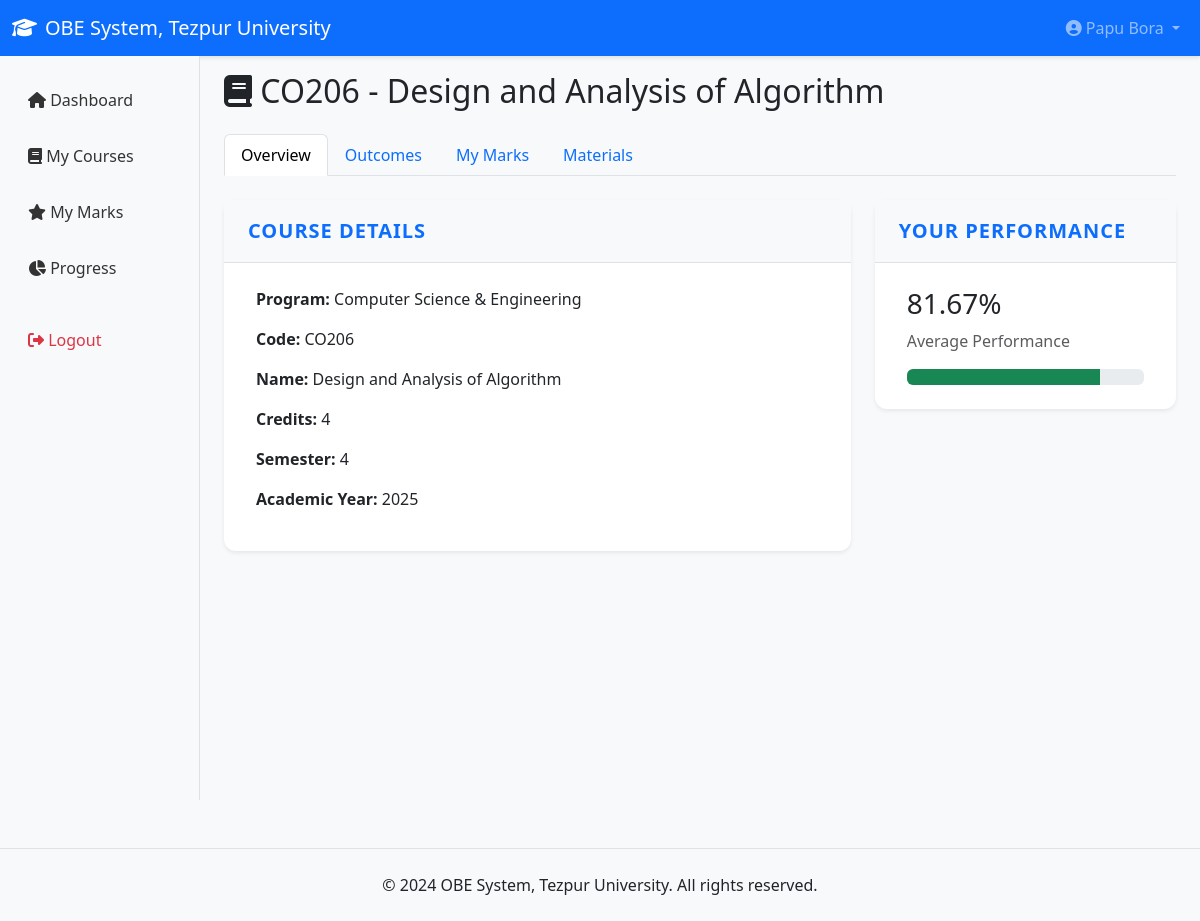
Page /student/course-detail.php?id=130 (signed in) on the committed database.
### tables this page shows
CREATE TABLE `courses` (
  `id` int(11) NOT NULL,
  `program_id` int(11) NOT NULL,
  `code` varchar(20) NOT NULL,
  `name` varchar(200) NOT NULL,
  `credits` int(11) DEFAULT 4,
  `semester` int(11) NOT NULL,
  `faculty_id` int(11) DEFAULT NULL,
  `academic_year` varchar(20) DEFAULT NULL,
  `created_at` timestamp NOT NULL DEFAULT current_timestamp()
);

CREATE TABLE `programs` (
  `id` int(11) NOT NULL,
  `code` varchar(20) NOT NULL,
  `name` varchar(100) NOT NULL,
  `department` varchar(100) DEFAULT NULL,
  `duration` int(11) DEFAULT 4,
  `created_at` timestamp NOT NULL DEFAULT current_timestamp()
);

### includes/db.php (called while the page is built, shortened)
<?php
class Database {
    private $conn;
    public function __construct() {
        $this->conn = new mysqli(DB_HOST, DB_USER, DB_PASS, DB_NAME);
        $this->conn->set_charset("utf8mb4");
    }
    public function prepare($sql) {
        return $this->conn->prepare($sql);
    }
}
function getDB() {
    static $db = null;
    if (!$db) {
        $db = new Database();
    }
    return $db;
}
?>

### student/course-detail.php (the view, shortened to what this page needs)
<?php
require_once '../includes/db.php';
$db = getDB();
$user_id = $_SESSION['user_id'];
$course_id = isset($_GET['id']) ? intval($_GET['id']) : 0;
$stmt = $db->prepare("SELECT c.*, p.name as prog_name FROM enrollments e
                     JOIN courses c ON e.course_id = c.id
                     JOIN programs p ON c.program_id = p.id
                     WHERE c.id = ? AND e.student_id = ?");
$stmt->bind_param("ii", $course_id, $user_id);
$stmt->execute();
$course = $stmt->get_result()->fetch_assoc();
include '../includes/header.php';
?>
<h2 class="mb-4">
    <i class="fas fa-book"></i> <?php echo $course['code']; ?> - <?php echo $course['name']; ?>
</h2>
<ul class="nav nav-tabs mb-4" role="tablist">
    <li class="nav-item" role="presentation">
        <button class="nav-link active" id="overview-tab" data-bs-toggle="tab" data-bs-target="#overview" type="button">
            Overview
        </button>
    </li>
    <li class="nav-item" role="presentation">
        <button class="nav-link" id="outcomes-tab" data-bs-toggle="tab" data-bs-target="#outcomes" type="button">
            Outcomes
        </button>
    </li>
    <li class="nav-item" role="presentation">
        <button class="nav-link" id="marks-tab" data-bs-toggle="tab" data-bs-target="#marks" type="button">
            My Marks
        </button>
    </li>
    <li class="nav-item" role="presentation">
        <button class="nav-link" id="materials-tab" data-bs-toggle="tab" data-bs-target="#materials" type="button">
            Materials
        </button>
    </li>
</ul>
<div class="tab-content">
    <div class="tab-pane fade show active" id="overview">
        <div class="row">
            <div class="col-md-8">
                <div class="card">
                    <div class="card-header">Course Details</div>
                    <div class="card-body">
                        <p><strong>Program:</strong> <?php echo $course['prog_name']; ?></p>
                        <p><strong>Code:</strong> <?php echo $course['code']; ?></p>
                        <p><strong>Name:</strong> <?php echo $course['name']; ?></p>
                        <p><strong>Credits:</strong> <?php echo $course['credits']; ?></p>
                        <p><strong>Semester:</strong> <?php echo $course['semester']; ?></p>
                        <p><strong>Academic Year:</strong> <?php echo $course['academic_year']; ?></p>
                    </div>
                </div>
            </div>
            <div class="col-md-4">
                <div class="card">
                    <div class="card-header">Your Performance</div>
                    <div class="card-body">
                        <?php
                        $stmt = $db->prepare("SELECT AVG((sm.marks_obtained / a.max_marks) * 100) as avg
                                           FROM student_marks sm
                                           JOIN assessments a ON sm.assessment_id = a.id
                                           JOIN enrollments e ON sm.enrollment_id = e.id
                                           WHERE e.student_id = ? AND a.course_id = ?");
                        $stmt->bind_param("ii", $user_id, $course_id);
                        $stmt->execute();
                        $perf = $stmt->get_result()->fetch_assoc();
                        $avg_perf = $perf['avg'] ?? 0;
                        ?>
                        <h3><?php echo round($avg_perf, 2); ?>%</h3>
                        <p class="text-muted">Average Performance</p>
                        <div class="progress">
                            <div class="progress-bar bg-<?php echo $avg_perf >= 60 ? 'success' : 'danger'; ?>"
                                 style="width: <?php echo $avg_perf; ?>%">
                            </div>
                        </div>
                    </div>
                </div>
            </div>
        </div>
    </div>
</div>
<?php include '../includes/footer.php'; ?>

### assets/css/style.css (style rules this page uses)
* { margin: 0; padding: 0; box-sizing: border-box; }
body { font-family: 'Segoe UI', Tahoma, Geneva, Verdana, sans-serif; background-color: #f8f9fa; color: #212529; }
.card { border: none; box-shadow: 0 0.125rem 0.25rem rgba(0,0,0,0.075); margin-bottom: 1.5rem; border-radius: 0.75rem; background: #ffffff; transition: box-shadow 0.3s ease; }
.card-header { background-color: #f8f9fa; border-bottom: 1px solid #dee2e6; font-weight: 600; font-size: 1.25rem; padding: 1rem 1.5rem; border-top-left-radius: 0.75rem; border-top-right-radius: 0.75rem; color: #0d6efd; letter-spacing: 0.05em; text-transform: uppercase; }
.card-body { padding: 1.5rem 2rem; color: #212529; font-size: 1rem; }

### rows in the picture
courses: code "CO206", name "Design and Analysis of Algorithm", program.name "Computer Science & Engineering", credits "4", semester "4", academic_year "2025"

### other values in the picture
SITE_NAME "OBE System, Tezpur University"
$user['full_name'] "Papu Bora"
$avg_perf "81.67"
